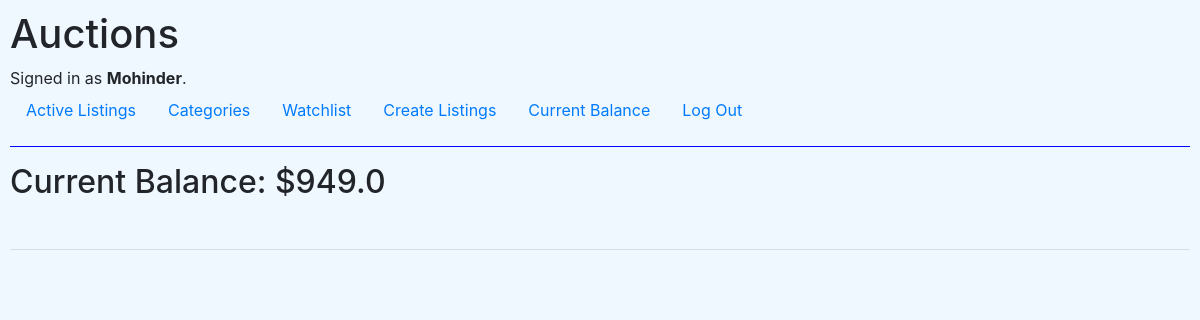
The page /balance (signed in) on the database as committed earlier.
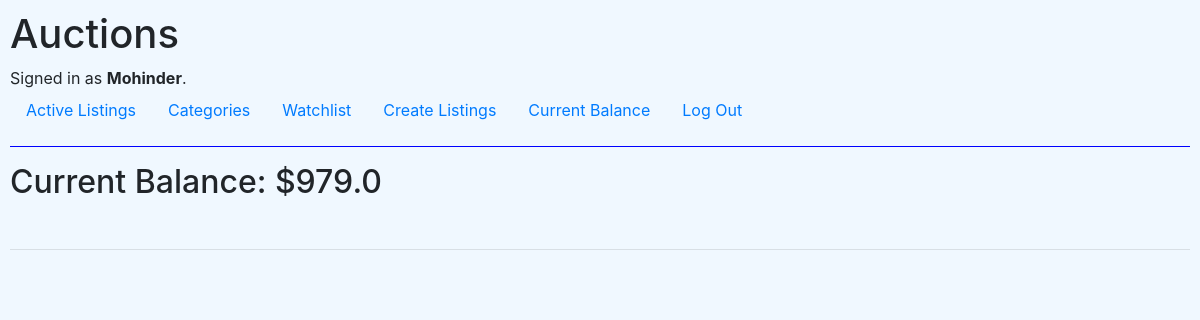
The same page on the database as committed later.
### auctions/models.py (models this page shows)
class User(AbstractUser):
    pass

class Balance(models.Model):
    balance = models.FloatField(default=0)
    user = models.OneToOneField(User,on_delete= models.CASCADE, blank=True, null=True, related_name="balance")
    def __str__(self):
        return f"{self.balance}"

### auctions/views.py (the view)
# urls.py: path("balance", views.balance, name="balance")
def balance(request):
    currentuser = request.user
    listings = Listing.objects.all()
    for all in Balance.objects.all():
            if all.user == currentuser:
                currentbalance = all
    if not currentbalance:
        currentbalance = Balance()
        currentbalance.user = currentuser
        random.seed(currentuser.id)
        currentbalance.balance = random.randrange(200,700)
        currentbalance.save()
    return render(request, "auctions/balance.html", {
        "currentbalance": currentbalance,
        "listings": listings,
    })

### auctions/templates/auctions/balance.html
{% extends "auctions/layout.html" %}
{% block body %}
<h2>Current Balance: ${{currentbalance}}</h2>
<br>
<hr>
{% endblock %}

### auctions/templates/auctions/layout.html (shortened to what this page needs)
{% load static %}
<!DOCTYPE html>
<html lang="en">
    <head>
        <link rel="stylesheet" href="https://stackpath.bootstrapcdn.com/bootstrap/4.4.1/css/bootstrap.min.css">
        <link href="{% static 'auctions/styles.css' %}" rel="stylesheet">
    </head>
    <body id="layout" style="background-color: aliceblue;padding: 10px;">
        <div >
            <h1>Auctions</h1>
            <div>
                {% if user.is_authenticated %}
                    Signed in as <strong>{{ user.username }}</strong>.
                {% else %}
                    Not signed in.
                {% endif %}
            </div>
            <ul class="nav">
                <li class="nav-item">
                    <a class="nav-link" href="{% url 'index' %}">Active Listings</a>
                </li>
                <li class="nav-item">
                    <a class="nav-link" href="{% url 'category' %}">Categories</a>
                </li>
                {% if user.is_authenticated %}
                    <li class="nav-item">
                        <a class="nav-link" href="{% url 'watchlist' %}">Watchlist</a>
                    </li>
                    <li class="nav-item">
                        <a class="nav-link" href="{% url 'listing' %}">Create Listings</a>
                    </li>
                    <li class="nav-item">
                        <a class="nav-link" href="{% url 'balance' %}">Current Balance</a>
                    </li>
                    <li class="nav-item" >
                        <a class="nav-link" href="{% url 'logout' %}">Log Out</a>
                    </li>
                {% endif %}
            </ul>
            <hr style="border-color: blue;">
        </div>
        {% block body %}
        {% endblock %}
    </body>
</html>

Rows that differ between the two databases and show on the page:
changed Balance: balance "949.0" → "979.0"
